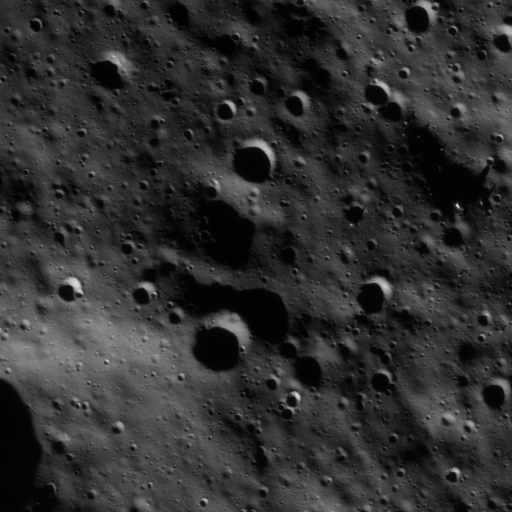
#> input picture image_0.png, 1024 x 1024 px, found by its file name (shown at 1/2 size)
$ jupyter execute --allow-errors idai610_term_project.ipynb
#> lines starting #> are read from the running program, lines starting #| are printed output that depends on the picture
# MoonMetaSync: Lunar Image Registration Analysis

**Importing Libraries**

[cell 1]
import numpy as np
import pandas as pd
import matplotlib.pyplot as plt
import cv2
import sklearn
import skimage
from PIL import Image
import math
from sklearn.decomposition import PCA

**Dataset**

[cell 2]
# high-resolution dataset of OHRC
hr_path = 'path to high-resolution image directory'

# low-resolution dataset of TMC2
lr_path = 'path to low-resolution image directory'

**TMC2 (low-resolution) patch**

#> (a cell that did not finish here is left out)

**OHRC (high-resolution) patch**

#> (a cell that did not finish here is left out)

[cell 5]
hr_image_arr = cv2.imread(hr_path+'/image_0.png', cv2.IMREAD_COLOR)
#> hr_image_arr is the input picture: shape (1024, 1024, 3); min 0, max 255, mean 47.7
hr_image_arr.shape
#> Out = (1024, 1024, 3)

[cell 6]
lr_image_arr = cv2.imread(lr_path+'/image_0.png', cv2.IMREAD_COLOR)
lr_image_arr.shape
#> Out = (1024, 1024, 3)

[cell 7]
# grayscale patch of OHRC
hr_gray_arr = cv2.cvtColor(hr_image_arr, cv2.COLOR_BGR2GRAY)

# grayscale patch of TMC2
lr_gray_arr = cv2.cvtColor(lr_image_arr, cv2.COLOR_BGR2GRAY)

## SIFT (Scale-Invariant Feature Transform)

[cell 8]
def registration_sift(img1, img2):
    '''
    This function takes two images and register them to a single coordinate system using SIFT as a feature detector

    Parameters:
        img1, img2: images

    Output:
        registered_img: the registered image
    '''

    # sift module
    sift = cv2.SIFT_create()

    # keypoints and descriptors
    keypoints_img1, descriptors_img1 = sift.detectAndCompute(img1, None)
    keypoints_img2, descriptors_img2 = sift.detectAndCompute(img2, None)

    # keypoints and descriptors matching using BF (Brute-Force) matcher
    matcher = cv2.BFMatcher()

    # matches found
    matches = matcher.knnMatch(descriptors_img1, descriptors_img2, k=2)

    # filtering good matches using 0.7 as threshold distance values
    good_matches = []
    for m, n in matches:
        if m.distance < 0.7 * n.distance:
            good_matches.append(m)

    # draw the matches between keypoints of both images
    result = cv2.drawMatches(img1, keypoints_img1, img2, keypoints_img2, good_matches, None)
    plt.imshow(result)

    # points in source image (img1)
    src_pts = np.float32([keypoints_img1[m.queryIdx].pt for m in good_matches]).reshape(-1, 1, 2)
    # points in destination image (img2)
    dst_pts = np.float32([keypoints_img2[m.trainIdx].pt for m in good_matches]).reshape(-1, 1, 2)

    # homograpy matrix finds the transformation between two planes of img1 and img2 using RANSAC (RAndom SAmple Concensus) algorithm
    M, mask = cv2.findHomography(src_pts, dst_pts, cv2.RANSAC, 5.0)

    # image size
    h, w = img1.shape

    # wraps an image accroding to the above transformation matrix
    registered_img = cv2.warpPerspective(img2, M, (w, h))

    return registered_img

## ORB (Oriented FAST and rotated BRIEF)

[cell 9]
def registration_orb(img1, img2):
    '''
    This function takes two images and register them to a single coordinate system using ORB as a feature detector

    Parameters:
        img1, img2: images

    Output:
        registered_img: the registered image
    '''

    # orb module
    orb = cv2.ORB_create()

    # keypoints and descriptors
    keypoints_img1, descriptors_img1 = orb.detectAndCompute(img1, None)
    keypoints_img2, descriptors_img2 = orb.detectAndCompute(img2, None)

    # keypoints and descriptors matching using BF (Brute-Force) matcher
    matcher = cv2.BFMatcher()

    # good matches
    matches = matcher.knnMatch(descriptors_img1, descriptors_img2, k=2)

    # filtering good matches using 0.7 as threshold distance values
    good_matches = []
    for m, n in matches:
        if m.distance < 0.7 * n.distance:
            good_matches.append(m)

    # draw the matches between keypoints of both images
    result = cv2.drawMatches(img1, keypoints_img1, img2, keypoints_img2, good_matches, None)
    plt.imshow(result)

    # points in source image (img1)
    src_pts = np.float32([keypoints_img1[m.queryIdx].pt for m in good_matches]).reshape(-1, 1, 2)
    # points in destination image (img2)
    dst_pts = np.float32([keypoints_img2[m.trainIdx].pt for m in good_matches]).reshape(-1, 1, 2)

    # homograpy matrix finds the transformation between two planes of img1 and img2 using RANSAC (RAndom SAmple Concensus) algorithm
    M, mask = cv2.findHomography(src_pts, dst_pts, cv2.RANSAC, 5.0)

    # image size
    h, w = img1.shape

    # wraps an image accroding to the above transformation matrix
    registered_img = cv2.warpPerspective(img2, M, (w, h))

    return registered_img

## Evaluation metrics

**PSNR**

[cell 10]
def mse(img1, img2):
    '''
    This function calculates the mean squared error between two image
    '''
    err = np.sum((img1.astype("float") - img2.astype("float")) ** 2)
    err /= float(img1.shape[0] * img2.shape[1])

    return err

def psnr(original, compared):
    '''
    This function calculates the peak signal-to-noise ratio between two comparable images
    '''
    # Assume the maximum pixel value is 255 for an 8-bit image
    MAX_I = 255.0

    # calculate MSE
    mse_value = mse(original, compared)

    # handles the case of MSE being zero (in case of a perfect match)
    if mse_value == 0:
        return float('inf')

    # calculates PSNR
    return 20 * np.log10(MAX_I / np.sqrt(mse_value))

**SSIM**

[cell 11]
def ssim(img1, img2):
    '''
    This function calculates the Structural Similarity Index Measure between two images, a similarity evaluation metric.
    '''
    # Based on the SSIM mathematical formula
    C1 = (0.01 * 255)**2
    C2 = (0.03 * 255)**2

    img1 = img1.astype(np.float64)
    img2 = img2.astype(np.float64)
    kernel = cv2.getGaussianKernel(11, 1.5)
    window = np.outer(kernel, kernel.transpose())

    mu1 = cv2.filter2D(img1, -1, window)[5:-5, 5:-5]  # valid
    mu2 = cv2.filter2D(img2, -1, window)[5:-5, 5:-5]
    mu1_sq = mu1**2
    mu2_sq = mu2**2
    mu1_mu2 = mu1 * mu2
    sigma1_sq = cv2.filter2D(img1**2, -1, window)[5:-5, 5:-5] - mu1_sq
    sigma2_sq = cv2.filter2D(img2**2, -1, window)[5:-5, 5:-5] - mu2_sq
    sigma12 = cv2.filter2D(img1 * img2, -1, window)[5:-5, 5:-5] - mu1_mu2

    ssim_map = ((2 * mu1_mu2 + C1) * (2 * sigma12 + C2)) / ((mu1_sq + mu2_sq + C1) *
                                                            (sigma1_sq + sigma2_sq + C2))
    return ssim_map.mean()

### Baseline: Resize the TMC2 patch to the size of an OHRC patch using interpolation

[cell 12]
width, height = hr_gray_arr.shape
#> width = 1024; height = 1024
dim = (width, height)
#> dim = (1024, 1024)

Bi-linear interpolation

[cell 13]
resized_lr_linear = cv2.resize(lr_gray_arr, dim, interpolation = cv2.INTER_LINEAR)
resized_lr_linear.shape
#> Out = (1024, 1024)

[cell 14]
print(psnr(hr_gray_arr, resized_lr_linear))
#> in mse, `err = np.sum((img1.astype("float") - img2.astype("float")) ** 2)`: err = 0
#| inf

[cell 15]
print(ssim(hr_gray_arr, resized_lr_linear))
#> in ssim, `mu1 = cv2.filter2D(img1, -1, window)[5:-5, 5:-5]`:
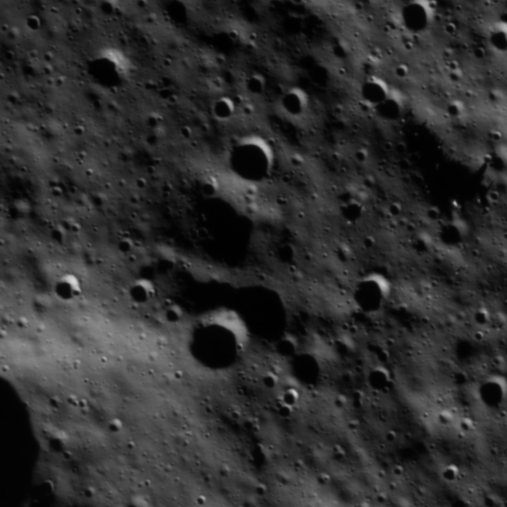
#> mu1: shape (1014, 1014) float64 (shown at 1/2 size); min 1.19, max 214.3, mean 47.7
#> in ssim, `mu1_sq = mu1**2`:
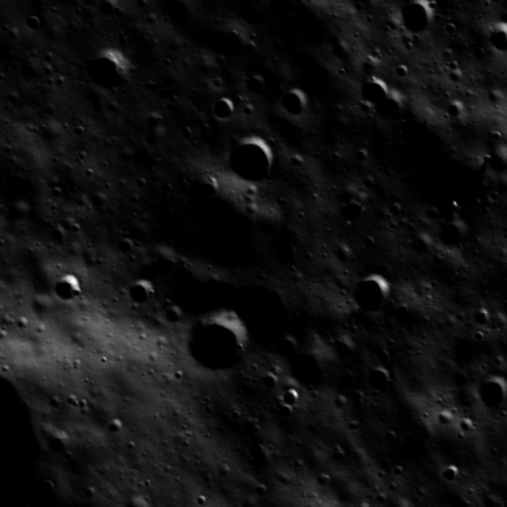
#> mu1_sq: shape (1014, 1014) float64 (shown at 1/2 size); min 1.41, max 45939.3, mean 3089.3; drawn with min black and max white
#> in ssim, `sigma1_sq = cv2.filter2D(img1**2, -1, window)[5:-5, 5:-5] - mu1_sq`:
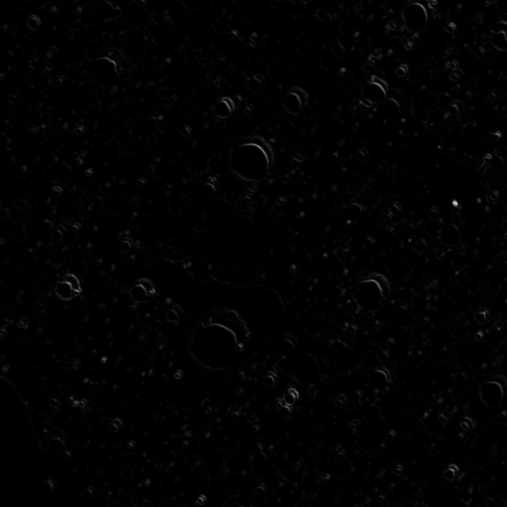
#> sigma1_sq: shape (1014, 1014) float64 (shown at 1/2 size); min 0.0483, max 5588.3, mean 55.4; drawn with min black and max white
#> in ssim, `ssim_map = ((2 * mu1_mu2 + C1) * (2 * sigma12 + C2)) / ((mu1_sq + mu2_..`: ssim_map: shape (1014, 1014) float64; every value is 1
#| 1.0

Bicubic interpolation

[cell 16]
resized_lr_cubic = cv2.resize(lr_gray_arr, dim, interpolation = cv2.INTER_CUBIC)
resized_lr_cubic.shape
#> Out = (1024, 1024)

[cell 17]
print(psnr(hr_gray_arr, resized_lr_cubic))
#| inf

[cell 18]
print(ssim(hr_gray_arr, resized_lr_cubic))
#| 1.0

## Results with SIFT

Result using bi-linear interpolation

[cell 19]
result_linear_sift = registration_sift(hr_gray_arr, resized_lr_linear)
#> in registration_sift, `keypoints_img1, descriptors_img1 = sift.detectAndCompute(img1, None)`: keypoints_img1 = 2911 keypoints; strongest (x, y, size): (915, 411, 4.3), (594, 791, 8), (770, 573, 15.2), (150, 567, 14.2)
#> in registration_sift, `keypoints_img2, descriptors_img2 = sift.detectAndCompute(img2, None)`: keypoints_img2 has the same summary as keypoints_img1
#> in registration_sift, `matches = matcher.knnMatch(descriptors_img1, descriptors_img2, k=2)`: matches = 2911 matches
#> in registration_sift, `result = cv2.drawMatches(img1, keypoints_img1, img2, keypoints_img2, g..`:
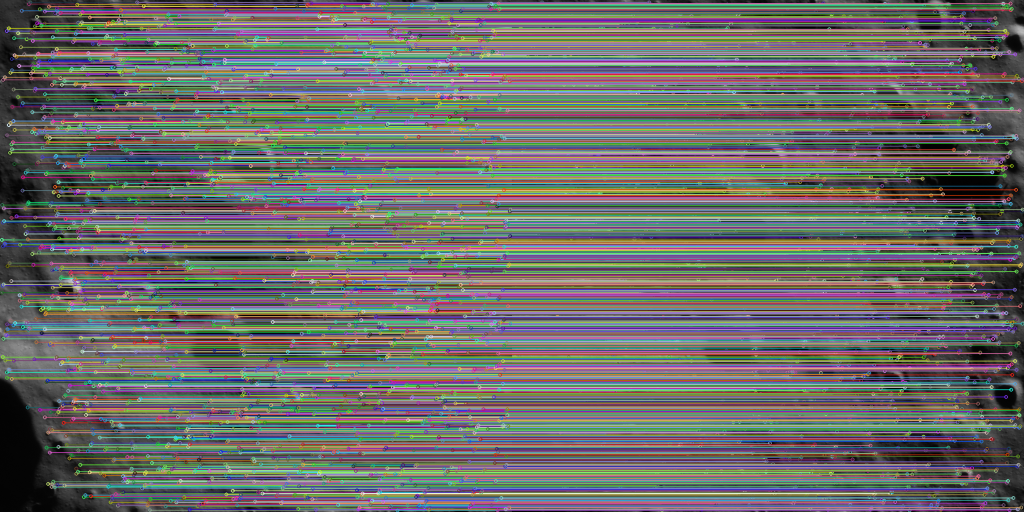
#> result: shape (1024, 2048, 3) (shown at 1/2 size); mean of channels 0, 1, 2 105.9, 107.7, 108; drawn as B, G, R
#> in registration_sift, `src_pts = np.float32([keypoints_img1[m.queryIdx].pt for m in good_matc..`: src_pts = 2911 rows, first 8: [3.3, 479.3], [3.3, 479.3], [3.38, 585.1], [4.08, 409.6], [4.92, 570.9], [5.28, 444.7], [5.35, 713.8], [5.71, 492.2]
#> in registration_sift, `dst_pts = np.float32([keypoints_img2[m.trainIdx].pt for m in good_matc..`: dst_pts has the same summary as src_pts
#> in registration_sift, `M, mask = cv2.findHomography(src_pts, dst_pts, cv2.RANSAC, 5.0)`: M = [[1, -1.44e-15, -1.9e-12], [6.93e-15, 1, -3.28e-12], [1.42e-17, -1.93e-18, 1]]; mask = 2911 values from 1 to 1

[cell 20]
print(ssim(hr_gray_arr, result_linear_sift))
#| 1.0

[cell 21]
print(psnr(hr_gray_arr, result_linear_sift))
#| inf

Results using bi-cubic interpolation

[cell 22]
result_cubic_sift = registration_sift(hr_gray_arr, resized_lr_cubic)
#> in registration_sift (call 2), `result = cv2.drawMatches(img1, keypoints_img1, img2, keypoints_img2, g..`:
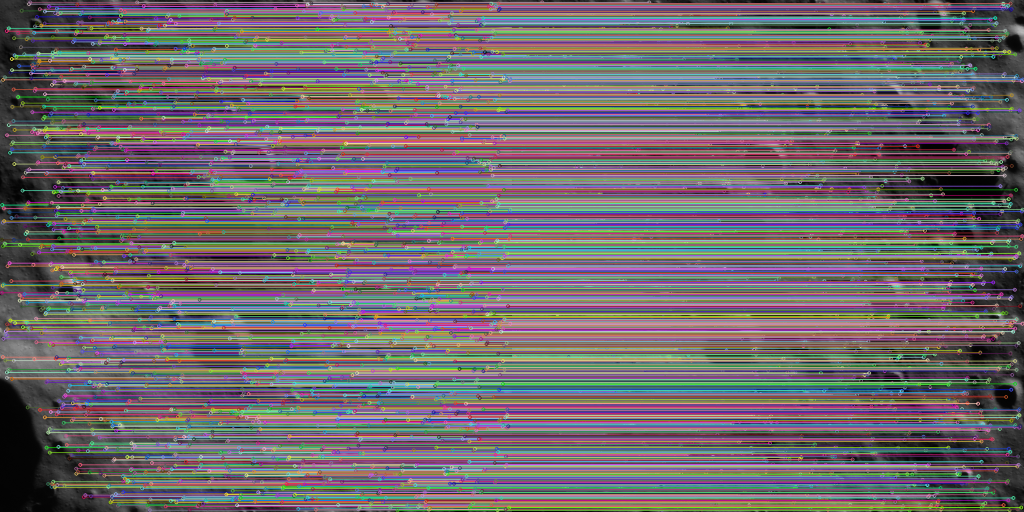
#> result: shape (1024, 2048, 3) (shown at 1/2 size); mean of channels 0, 1, 2 109, 105.1, 111.4; drawn as B, G, R

[cell 23]
print(ssim(hr_gray_arr, result_cubic_sift))
#| 1.0

[cell 24]
print(psnr(hr_gray_arr, result_linear_sift))
#| inf

### Results with ORB

Results with bi-linear interpolation

[cell 25]
result_linear_orb = registration_orb(hr_gray_arr, resized_lr_linear)
#> in registration_orb, `keypoints_img1, descriptors_img1 = orb.detectAndCompute(img1, None)`: keypoints_img1 = 500 keypoints; strongest (x, y, size): (914, 410, 44.6), (913, 409, 37.2), (913, 410, 31), (914, 407, 31)
#> in registration_orb, `keypoints_img2, descriptors_img2 = orb.detectAndCompute(img2, None)`: keypoints_img2 has the same summary as keypoints_img1
#> in registration_orb, `matches = matcher.knnMatch(descriptors_img1, descriptors_img2, k=2)`: matches = 500 matches
#> in registration_orb, `result = cv2.drawMatches(img1, keypoints_img1, img2, keypoints_img2, g..`:
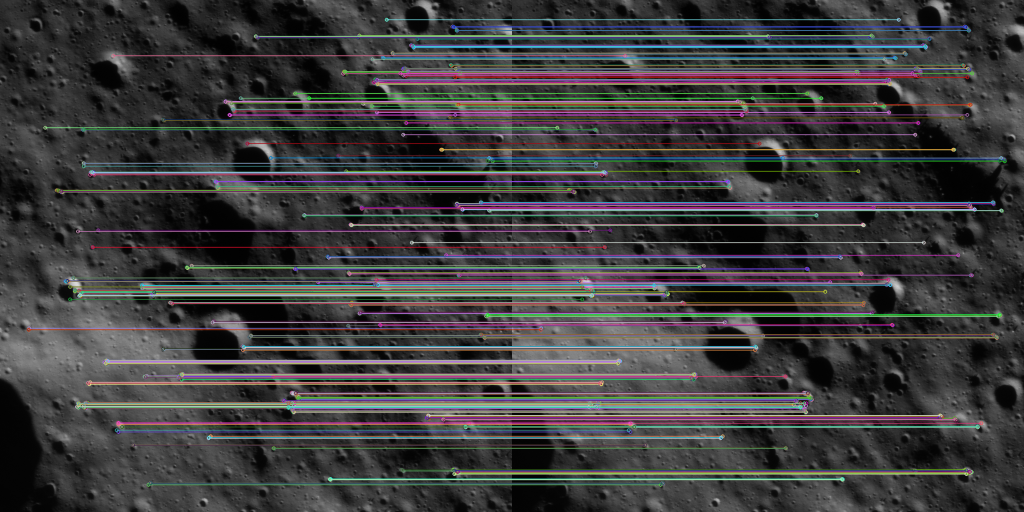
#> result: shape (1024, 2048, 3) (shown at 1/2 size); mean of channels 0, 1, 2 62.1, 61.1, 62.4; drawn as B, G, R
#> in registration_orb, `src_pts = np.float32([keypoints_img1[m.queryIdx].pt for m in good_matc..`: src_pts = 500 rows, first 8: [699, 547], [962, 405], [914, 407], [917, 550], [919, 550], [963, 408], [913, 410], [917, 414]
#> in registration_orb, `dst_pts = np.float32([keypoints_img2[m.trainIdx].pt for m in good_matc..`: dst_pts has the same summary as src_pts
#> in registration_orb, `M, mask = cv2.findHomography(src_pts, dst_pts, cv2.RANSAC, 5.0)`: M = [[1, 4.77e-16, -1.03e-12], [4.12e-16, 1, -4.42e-13], [2.64e-19, 2.14e-20, 1]]; mask = 500 values from 1 to 1

[cell 26]
print(ssim(hr_gray_arr, result_linear_orb))
#| 1.0

[cell 27]
print(psnr(hr_gray_arr, result_linear_orb))
#| inf

Results with bi-cubic interpolation

[cell 28]
result_cubic_orb = registration_orb(hr_gray_arr, resized_lr_cubic)
#> in registration_orb (call 2), `result = cv2.drawMatches(img1, keypoints_img1, img2, keypoints_img2, g..`:
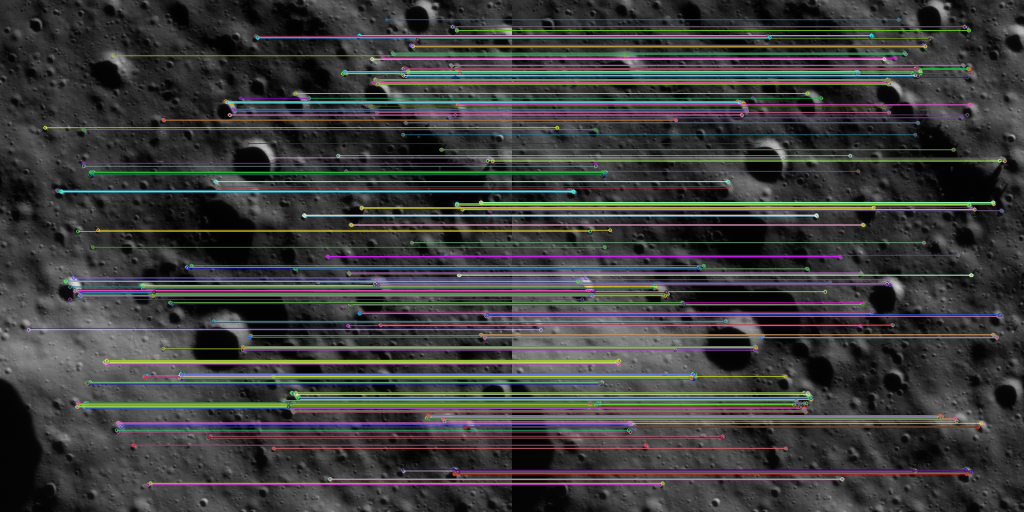
#> result: shape (1024, 2048, 3) (shown at 1/2 size); mean of channels 0, 1, 2 60.3, 61.3, 61.2; drawn as B, G, R

[cell 29]
print(ssim(hr_gray_arr, result_cubic_orb))
#| 1.0

[cell 30]
print(psnr(hr_gray_arr, result_cubic_orb))
#| inf

### Results with IntFeat

[cell 31]
def IntFeat(img1, img2):
    sift = cv2.SIFT_create()

    keypoints_img1_sift, descriptors_img1_sift = sift.detectAndCompute(img1, None)
    keypoints_img2_sift, descriptors_img2_sift = sift.detectAndCompute(img2, None)


    orb = cv2.ORB_create()
    keypoints_img1_orb, descriptors_img1_orb = orb.detectAndCompute(img1, None)
    keypoints_img2_orb, descriptors_img2_orb = orb.detectAndCompute(img2, None)

    #IntFeat


    def resize_and_combine_descriptors(descriptors_sift, descriptors_orb):
        # Convert ORB descriptors to float
        descriptors_orb = descriptors_orb.astype('float32')

        # Reduce dimensionality of SIFT descriptors to match ORB
        pca = PCA(n_components=descriptors_orb.shape[1])
        descriptors_sift_reduced = pca.fit_transform(descriptors_sift)

        # Combine descriptors
        combined_descriptors = np.vstack((descriptors_sift_reduced, descriptors_orb))
        return combined_descriptors

    keypoints_img1 = keypoints_img1_sift + keypoints_img1_orb
    keypoints_img2 = keypoints_img2_sift + keypoints_img2_orb

    descriptors_img1 = resize_and_combine_descriptors(descriptors_img1_sift, descriptors_img1_orb)
    descriptors_img2 = resize_and_combine_descriptors(descriptors_img2_sift, descriptors_img2_orb)

    matcher = cv2.BFMatcher()
    matches = matcher.knnMatch(descriptors_img1, descriptors_img2, k=2)

    good_matches = []
    for m, n in matches:
        if m.distance < 0.7 * n.distance:
            good_matches.append(m)

    result = cv2.drawMatches(img1, keypoints_img1, img2, keypoints_img2, good_matches, None)

    plt.imshow(result)
    src_pts = np.float32([keypoints_img1[m.queryIdx].pt for m in good_matches]).reshape(-1, 1, 2)
    dst_pts = np.float32([keypoints_img2[m.trainIdx].pt for m in good_matches]).reshape(-1, 1, 2)

    M, mask = cv2.findHomography(src_pts, dst_pts, cv2.RANSAC, 5.0)

    h, w = img1.shape
    result_intfeat = cv2.warpPerspective(img2, M, (w, h))

    return result_intfeat

Results with bi-linear interpolation

[cell 32]
result_linear_intfeat = IntFeat(hr_gray_arr, resized_lr_linear)
#> in IntFeat, `keypoints_img1_sift, descriptors_img1_sift = sift.detectAndCompute(img..`: keypoints_img1_sift = 2911 keypoints; strongest (x, y, size): (915, 411, 4.3), (594, 791, 8), (770, 573, 15.2), (150, 567, 14.2)
#> in IntFeat, `keypoints_img2_sift, descriptors_img2_sift = sift.detectAndCompute(img..`: keypoints_img2_sift has the same summary as keypoints_img1_sift
#> in IntFeat, `keypoints_img1_orb, descriptors_img1_orb = orb.detectAndCompute(img1, ..`: keypoints_img1_orb has the same summary as keypoints_img1 in registration_orb
#> in IntFeat, `keypoints_img2_orb, descriptors_img2_orb = orb.detectAndCompute(img2, ..`: keypoints_img2_orb has the same summary as keypoints_img1 in registration_orb
#> in IntFeat, `keypoints_img1 = keypoints_img1_sift + keypoints_img1_orb`: keypoints_img1 = 3411 keypoints; strongest (x, y, size): (915, 411, 4.3), (594, 791, 8), (770, 573, 15.2), (150, 567, 14.2)
#> in IntFeat, `keypoints_img2 = keypoints_img2_sift + keypoints_img2_orb`: keypoints_img2 has the same summary as keypoints_img1
#> in IntFeat, `descriptors_img1 = resize_and_combine_descriptors(descriptors_img1_sif..`:
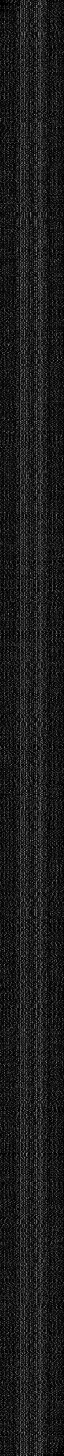
#> descriptors_img1_sift: shape (2911, 128) float32 (shown at 1/2 size); min 0, max 189, mean 27.8
#> in IntFeat, `matches = matcher.knnMatch(descriptors_img1, descriptors_img2, k=2)`: matches = 3411 matches
#> in IntFeat, `result = cv2.drawMatches(img1, keypoints_img1, img2, keypoints_img2, g..`:
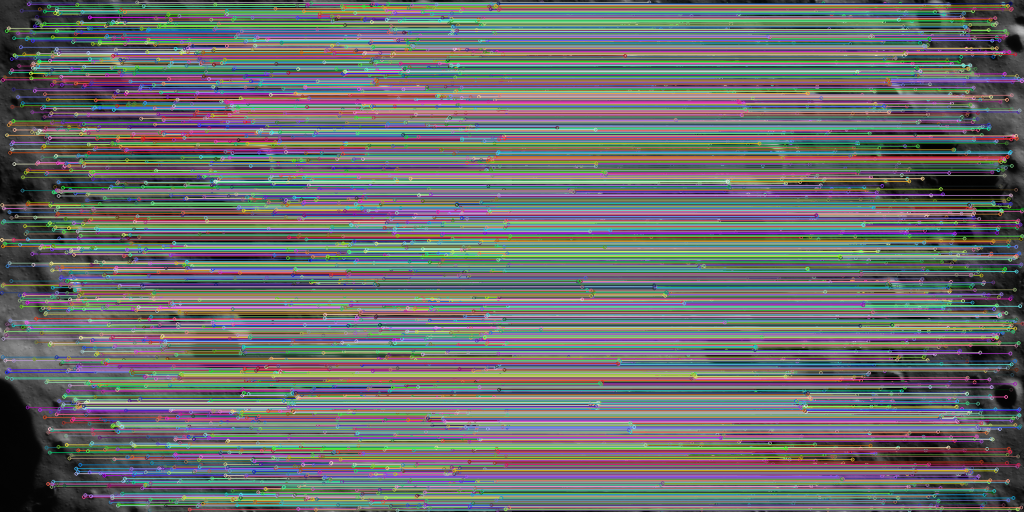
#> result: shape (1024, 2048, 3) (shown at 1/2 size); mean of channels 0, 1, 2 110.2, 110.2, 108.5; drawn as B, G, R
#> in IntFeat, `M, mask = cv2.findHomography(src_pts, dst_pts, cv2.RANSAC, 5.0)`: M = [[1, -4.98e-16, 1.2e-12], [-2.1e-15, 1, 1.18e-12], [-4.24e-18, -1.06e-18, 1]]; mask = 3411 values from 1 to 1

[cell 33]
print(ssim(hr_gray_arr, result_linear_intfeat))
#| 1.0

[cell 34]
print(psnr(hr_gray_arr, result_linear_intfeat))
#| inf

Results with bi-cubic interpolation

[cell 35]
result_cubic_intfeat = IntFeat(hr_gray_arr, resized_lr_cubic)
#> in IntFeat (call 2), `result = cv2.drawMatches(img1, keypoints_img1, img2, keypoints_img2, g..`:
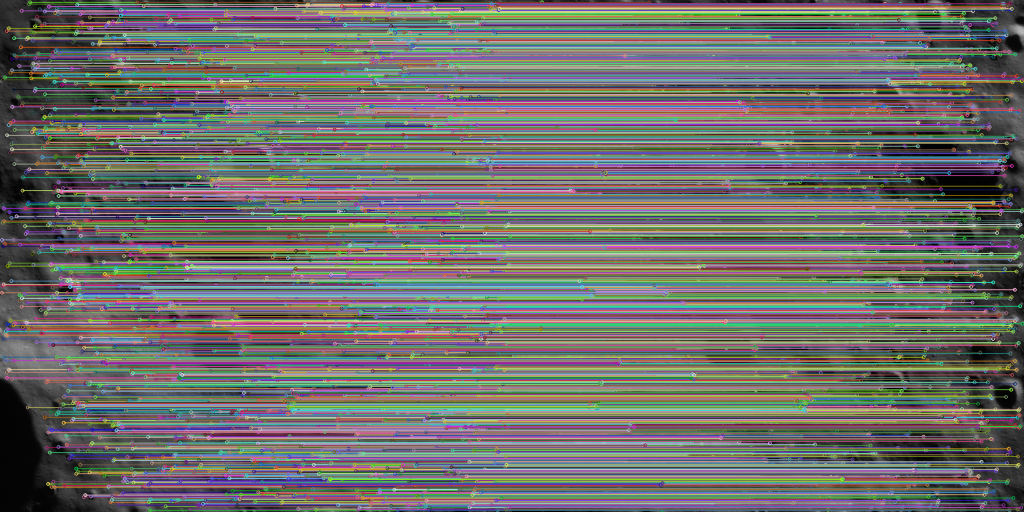
#> result: shape (1024, 2048, 3) (shown at 1/2 size); mean of channels 0, 1, 2 107.4, 110.2, 111; drawn as B, G, R

[cell 36]
print(ssim(hr_gray_arr, result_cubic_intfeat))
#| 1.0

[cell 37]
print(psnr(hr_gray_arr, result_cubic_intfeat))
#| inf
